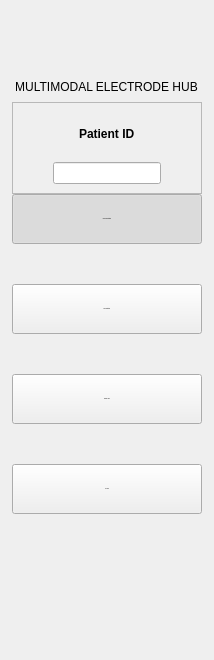
           <widget class="QFrame" name="menu">
            <property name="minimumSize">
             <size>
              <width>214</width>
              <height>0</height>
             </size>
            </property>
            <property name="maximumSize">
             <size>
              <width>230</width>
              <height>16777215</height>
             </size>
            </property>
            <property name="frameShape">
             <enum>QFrame::Shape::NoFrame</enum>
            </property>
            <property name="frameShadow">
             <enum>QFrame::Shadow::Raised</enum>
            </property>
            <layout class="QVBoxLayout" name="verticalLayout_3">
             <property name="spacing">
              <number>0</number>
             </property>
             <property name="leftMargin">
              <number>12</number>
             </property>
             <property name="topMargin">
              <number>16</number>
             </property>
             <property name="rightMargin">
              <number>12</number>
             </property>
             <property name="bottomMargin">
              <number>14</number>
             </property>
             <item>
              <layout class="QVBoxLayout" name="verticalLayout_4">
               <property name="spacing">
                <number>8</number>
               </property>
               <item alignment="Qt::AlignmentFlag::AlignHCenter">
                <widget class="QLabel" name="appTitle">
                 <property name="minimumSize">
                  <size>
                   <width>0</width>
                   <height>56</height>
                  </size>
                 </property>
                 <property name="maximumSize">
                  <size>
                   <width>16777215</width>
                   <height>56</height>
                  </size>
                 </property>
                 <property name="text">
                  <string/>
                 </property>
                 <property name="pixmap">
                  <pixmap>../images/neuxelec_logo.png</pixmap>
                 </property>
                </widget>
               </item>
               <item alignment="Qt::AlignmentFlag::AlignHCenter">
                <widget class="QLabel" name="appSubtitle">
                 <property name="text">
                  <string>MULTIMODAL ELECTRODE HUB</string>
                 </property>
                 <property name="alignment">
                  <set>Qt::AlignmentFlag::AlignCenter</set>
                 </property>
                </widget>
               </item>
               <item>
                <widget class="QFrame" name="frame_4">
                 <property name="minimumSize">
                  <size>
                   <width>186</width>
                   <height>92</height>
                  </size>
                 </property>
                 <property name="frameShape">
                  <enum>QFrame::Shape::StyledPanel</enum>
                 </property>
                 <property name="frameShadow">
                  <enum>QFrame::Shadow::Raised</enum>
                 </property>
                 <layout class="QVBoxLayout" name="verticalLayout_5">
                  <item alignment="Qt::AlignmentFlag::AlignHCenter">
                   <widget class="QLabel" name="label">
                    <property name="text">
                     <string>&lt;html&gt;&lt;head/&gt;&lt;body&gt;&lt;p&gt;&lt;span style=&quot; font-weight:700;&quot;&gt;Patient ID&lt;/span&gt;&lt;/p&gt;&lt;/body&gt;&lt;/html&gt;</string>
                    </property>
                   </widget>
                  </item>
                  <item alignment="Qt::AlignmentFlag::AlignHCenter">
                   <widget class="QLineEdit" name="le_menu_patientID"/>
                  </item>
                 </layout>
                </widget>
               </item>
              </layout>
             </item>
             <item>
              <spacer name="verticalSpacer">
               <property name="orientation">
                <enum>Qt::Orientation::Vertical</enum>
               </property>
               <property name="sizeType">
                <enum>QSizePolicy::Policy::Expanding</enum>
               </property>
               <property name="sizeHint" stdset="0">
                <size>
                 <width>20</width>
                 <height>0</height>
                </size>
               </property>
              </spacer>
             </item>
             <item>
              <widget class="QPushButton" name="btn_menu_fileCoreg">
               <property name="minimumSize">
                <size>
                 <width>186</width>
                 <height>50</height>
                </size>
               </property>
               <property name="maximumSize">
                <size>
                 <width>206</width>
                 <height>50</height>
                </size>
               </property>
               <property name="font">
                <font>
                 <family>Segoe UI</family>
                 <pointsize>-1</pointsize>
                 <fontweight>DemiBold</fontweight>
                </font>
               </property>
               <property name="text">
                <string>Files/Coregistration</string>
               </property>
               <property name="checkable">
                <bool>true</bool>
               </property>
               <property name="checked">
                <bool>true</bool>
               </property>
               <property name="autoExclusive">
                <bool>true</bool>
               </property>
              </widget>
             </item>
             <item>
              <spacer name="verticalSpacer_2">
               <property name="orientation">
                <enum>Qt::Orientation::Vertical</enum>
               </property>
               <property name="sizeHint" stdset="0">
                <size>
                 <width>20</width>
                 <height>40</height>
                </size>
               </property>
              </spacer>
             </item>
             <item>
              <widget class="QPushButton" name="btn_menu_reconstruction">
               <property name="minimumSize">
                <size>
                 <width>186</width>
                 <height>50</height>
                </size>
               </property>
               <property name="maximumSize">
                <size>
                 <width>206</width>
                 <height>50</height>
                </size>
               </property>
               <property name="font">
                <font>
                 <family>Segoe UI</family>
                 <pointsize>-1</pointsize>
                 <fontweight>DemiBold</fontweight>
                </font>
               </property>
               <property name="text">
                <string>Reconstruction</string>
               </property>
               <property name="checkable">
                <bool>true</bool>
               </property>
               <property name="autoExclusive">
                <bool>true</bool>
               </property>
              </widget>
             </item>
             <item>
              <spacer name="verticalSpacer_3">
               <property name="orientation">
                <enum>Qt::Orientation::Vertical</enum>
               </property>
               <property name="sizeHint" stdset="0">
                <size>
                 <width>20</width>
                 <height>40</height>
                </size>
               </property>
              </spacer>
             </item>
             <item>
              <widget class="QPushButton" name="btn_menu_obliqueSlice">
               <property name="minimumSize">
                <size>
                 <width>186</width>
                 <height>50</height>
                </size>
               </property>
               <property name="maximumSize">
                <size>
                 <width>206</width>
                 <height>50</height>
                </size>
               </property>
               <property name="font">
                <font>
                 <family>Segoe UI</family>
                 <pointsize>-1</pointsize>
                 <fontweight>DemiBold</fontweight>
                </font>
               </property>
               <property name="text">
                <string>Oblique Slice</string>
               </property>
               <property name="checkable">
                <bool>true</bool>
               </property>
               <property name="autoExclusive">
                <bool>true</bool>
               </property>
              </widget>
             </item>
             <item>
              <spacer name="verticalSpacer_4">
               <property name="orientation">
                <enum>Qt::Orientation::Vertical</enum>
               </property>
               <property name="sizeHint" stdset="0">
                <size>
                 <width>20</width>
                 <height>40</height>
                </size>
               </property>
              </spacer>
             </item>
             <item>
              <widget class="QPushButton" name="btn_menu_3Dview">
               <property name="minimumSize">
                <size>
                 <width>186</width>
                 <height>50</height>
                </size>
               </property>
               <property name="maximumSize">
                <size>
                 <width>206</width>
                 <height>50</height>
                </size>
               </property>
               <property name="font">
                <font>
                 <family>Segoe UI</family>
                 <pointsize>-1</pointsize>
                 <fontweight>DemiBold</fontweight>
                </font>
               </property>
               <property name="text">
                <string>3D view</string>
               </property>
               <property name="checkable">
                <bool>true</bool>
               </property>
               <property name="autoExclusive">
                <bool>true</bool>
               </property>
              </widget>
             </item>
             <item>
              <spacer name="verticalSpacer_6">
               <property name="orientation">
                <enum>Qt::Orientation::Vertical</enum>
               </property>
               <property name="sizeHint" stdset="0">
                <size>
                 <width>20</width>
                 <height>40</height>
                </size>
               </property>
              </spacer>
             </item>
             <item>
              <widget class="QFrame" name="frame_institution_logos">
               <property name="minimumSize">
                <size>
                 <width>186</width>
                 <height>92</height>
                </size>
               </property>
               <property name="maximumSize">
                <size>
                 <width>206</width>
                 <height>92</height>
                </size>
               </property>
               <property name="styleSheet">
                <string notr="true">QFrame#frame_institution_logos {
    background-color: transparent;
    border: none;
}
QLabel {
    background-color: transparent;
    border: none;
}</string>
               </property>
               <property name="frameShape">
                <enum>QFrame::Shape::NoFrame</enum>
               </property>
               <layout class="QVBoxLayout" name="verticalLayout_institution_logos">
                <property name="spacing">
                 <number>6</number>
                </property>
                <property name="leftMargin">
                 <number>4</number>
                </property>
                <property name="topMargin">
                 <number>2</number>
                </property>
                <property name="rightMargin">
                 <number>4</number>
                </property>
                <property name="bottomMargin">
                 <number>2</number>
                </property>
                <item alignment="Qt::AlignmentFlag::AlignHCenter">
                 <widget class="QLabel" name="logo_HUG">
                  <property name="minimumSize">
                   <size>
                    <width>92</width>
                    <height>36</height>
                   </size>
                  </property>
                  <property name="maximumSize">
                   <size>
                    <width>92</width>
                    <height>36</height>
                   </size>
                  </property>
                  <property name="text">
                   <string/>
                  </property>
                  <property name="pixmap">
                   <pixmap>resources/images/logo_HUG.png</pixmap>
                  </property>
                  <property name="scaledContents">
                   <bool>true</bool>
                  </property>
                  <property name="alignment">
                   <set>Qt::AlignmentFlag::AlignCenter</set>
                  </property>
                 </widget>
                </item>
                <item alignment="Qt::AlignmentFlag::AlignHCenter">
                 <widget class="QLabel" name="logo_UNIGE">
                  <property name="minimumSize">
                   <size>
                    <width>150</width>
                    <height>36</height>
                   </size>
                  </property>
                  <property name="maximumSize">
                   <size>
                    <width>150</width>
                    <height>36</height>
                   </size>
                  </property>
                  <property name="text">
                   <string/>
                  </property>
                  <property name="pixmap">
                   <pixmap>resources/images/logo_UNIGE.png</pixmap>
                  </property>
                  <property name="scaledContents">
                   <bool>true</bool>
                  </property>
                  <property name="alignment">
                   <set>Qt::AlignmentFlag::AlignCenter</set>
                  </property>
                 </widget>
                </item>
               </layout>
              </widget>
             </item>
            </layout>
           </widget>
